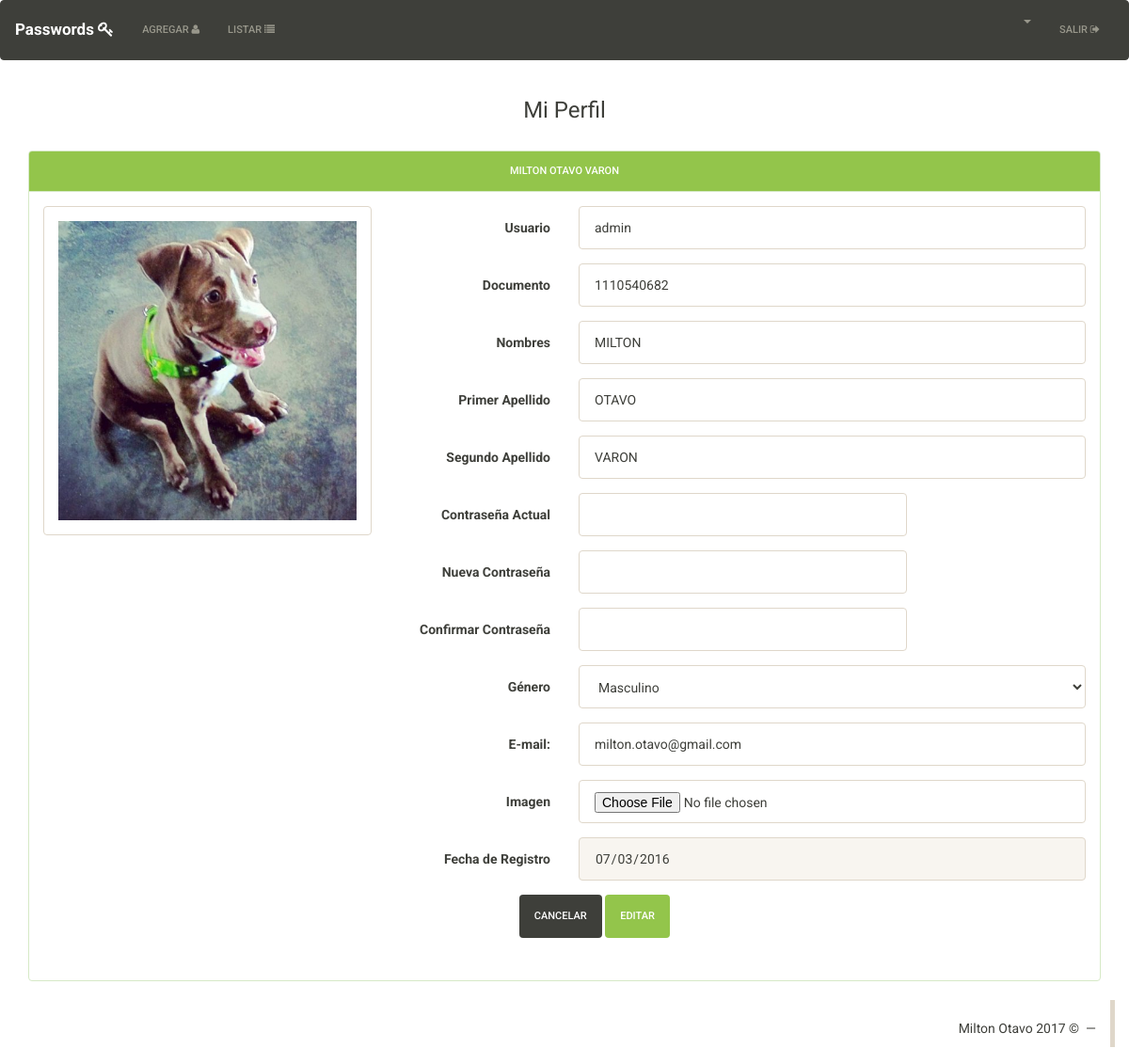
Page /miperfil (signed in) on the earlier database version.
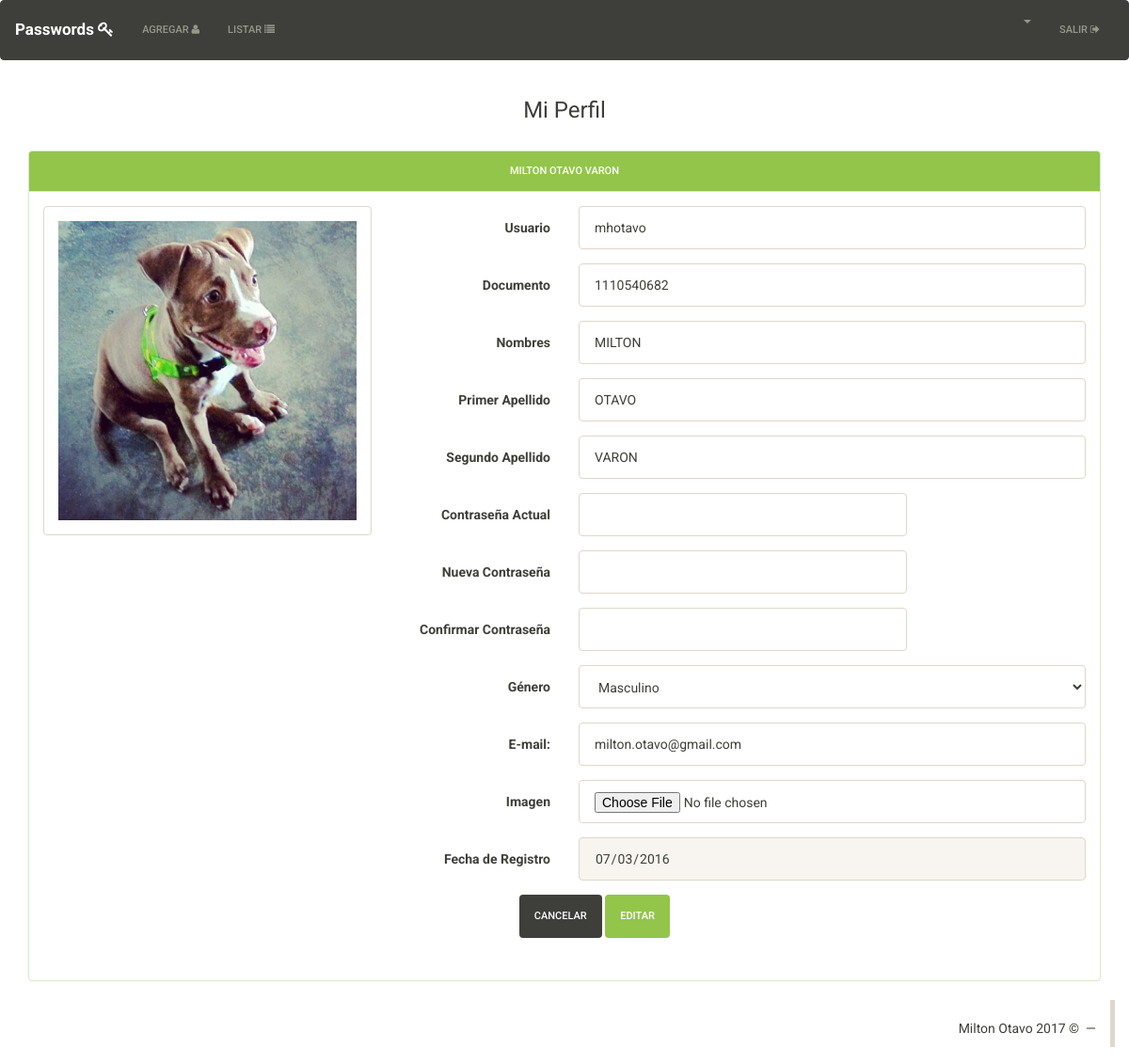
Same page on the later database version.
### tables this page shows
CREATE TABLE `usuarios` (
  `ID` bigint(255) NOT NULL,
  `DOC` int(20) NOT NULL,
  `USER` varchar(30) NOT NULL,
  `PASS` varchar(300) NOT NULL,
  `EMAIL` varchar(40) NOT NULL,
  `ROL` int(1) NOT NULL DEFAULT '0',
  `NOMBRES` varchar(50) NOT NULL,
  `P_APELLIDO` varchar(20) NOT NULL,
  `S_APELLIDO` varchar(20) NOT NULL,
  `GENERO` varchar(1) DEFAULT NULL,
  `FECHA_REGISTRO` date DEFAULT NULL,
  `IMAGEN` text,
  `KEYPASS` varchar(60) DEFAULT NULL,
  `NEWPASS` varchar(60) DEFAULT NULL,
  `ULTIMA_CONEXION` int(32) NOT NULL DEFAULT '0'
);

### Core/Config/Request.php (called while the page is built)
<?php namespace Core\Config;
class Request{
	private $controlador;
	private $metodo;
	private $argumento;
	public function __construct(){
		if(isset($_GET['url'])){
			$ruta = filter_input(INPUT_GET, 'url', FILTER_SANITIZE_URL);
			$ruta = explode("/", $ruta);
			$ruta = array_filter($ruta);
			if($ruta[0] == "index.php"){
				$this->controlador = "Login";
			}else{
				$this->controlador = strtolower(array_shift($ruta));
			}
			$this->metodo = strtolower(array_shift($ruta));
			if(!$this->metodo){
				$this->metodo = "index";
			}
			$this->argumento = $ruta;
		}else{
			$this->controlador = "Login";
			$this->metodo = "index";
		}
	}
	public function getControlador(){
		return $this->controlador;
	}
	public function getMetodo(){
		return $this->metodo;
	}
	public function getArgumento(){
		return $this->argumento;
	}
}
?>

### index.php (called while the page is built, shortened)
<?php
if (isset($_SESSION['app_id'])) {
	require_once "Core/Models/Conexion.php";
}
Core\Config\Enrutador::run(new Core\Config\Request());
?>

### Core/Models/Conexion.php (called while the page is built, shortened)
<?php namespace Core\Models;
class Conexion{
	private $datos= array (
		"host"=>DB_HOST,
		"user"=>DB_USER,
		"pass"=>DB_PASS,
		"db"=>DB_NAME
		);
	private $db;
	public function __construct()
	{
		$this->db = new \mysqli(
			$this->datos['host'],
			$this->datos['user'],
			$this->datos['pass'],
			$this->datos['db']
			);
		$this->db-> set_charset("utf8");
	}
	public function consultaRetorno($sql){
		$datos = $this->db->query($sql);
		return $datos;
	}
}
?>

### Core/Controllers/MiperfilController.php (called while the page is built, shortened)
<?php namespace Core\Controllers;
class MiperfilController{
  private $Usuario;
  public function __construct(){
    $this->Usuario = new Usuario();
  }
  public function index(){
    if (!empty($_SESSION['app_id'])) {
      if ($_POST) {
        $this->Usuario->__set("id", $_POST['id']);
        $this->Usuario->__set("documento", $_POST['inputDocumento'] );
        $this->Usuario->__set("user", $_POST['inputUser'] );
        $this->Usuario->__set("password", $_POST['nueva'] );
        $this->Usuario->__set("email", $_POST['inputEmail'] );
        $this->Usuario->__set("genero", $_POST['selectGenero']);
        $this->Usuario->__set("nombres", $_POST['inputNombres']);
        $this->Usuario->__set("primerApellido", $_POST['inputPrimerApellido']);
        $this->Usuario->__set("segundoApellido", $_POST['inputSegundoApellido']);
        $permitidos=array("image/jpeg", "image/png", "image/jpg");
        $limite = 700;
        if (in_array($_FILES['inputImagen']['type'], $permitidos) and $limite>0 and $_FILES['inputImagen']['size']<= $limite*1024 ) {
          if (is_readable("HTML/Miperfil/avatars/". $_POST['nombreImagen'])) {
           unlink("HTML/Miperfil/avatars/". $_POST['nombreImagen']);
         }
         $nombre = date("is") . $_FILES['inputImagen']['name'];
         $ruta= "HTML/Miperfil/avatars/" . $nombre;
         move_uploaded_file($_FILES['inputImagen']['tmp_name'], $ruta);
         $this->Usuario->__set("imagen", $nombre);
       } else{
        $this->Usuario->__set("imagen", $_POST['nombreImagen']);
      }
      $this->Usuario->edit();
      header("Location:" . URL . "miperfil");
    }else{
      $this->Usuario->__set("id", $_SESSION['app_id']);
      $datos=$this->Usuario->view();
      return $datos;
    }
  }  else {
    header("Location:" . URL . "Integrantes");
  }
}
}
?>

### Core/Models/Usuario.php (called while the page is built, shortened)
<?php namespace Core\Models;
class Usuario extends GoLogin {
	private $id;
	private $db;
	public function __construct(){
		$this->db = new Conexion();
	}
	public function view(){
		$sql="SELECT * FROM usuarios WHERE ID='{$this->id}'";
		$datos = $this->db->consultaRetorno($sql);
		$row = mysqli_fetch_assoc($datos);
		return $row;
	}
}
?>

### HTML/Miperfil/index.php (the view, shortened to what this page needs)
<html>
  <head>
    <?php include(HTML_DIR.'/overall/header.php') ?>
  </head>
  <body>
    <?php include(HTML_DIR.'/overall/nav.php') ?>
    <div  class="container">
      <h3  align="center">Mi Perfil</h3>
      <br>
      <div class="panel panel-success">
       <div class="panel-heading">
         <h3 class="panel-title" align="center"><?php echo $datos['NOMBRES'] ." ". $datos['P_APELLIDO']." ". $datos['S_APELLIDO'] ; ?></h3>
       </div>
       <div class="panel-body">
        <div class="row">
         <div class="col-md-4">
          <div class="panel panel-default">
           <div class="panel-body">
            <img class="img-responsive" src="<?php echo URL;?>HTML/Miperfil/avatars/<?php echo  !empty($datos['IMAGEN']) ? $datos['IMAGEN'] : 'no-image.png'    ; ?>" required>
          </div>
        </div>
      </div>
      <div class="col-md-8">
        <form class="form-horizontal" enctype="multipart/form-data" method="POST">
         <fieldset>
           <div class="form-group">
             <label for="inputUser" class="col-md-3 control-label">Usuario</label>
             <div class="col-md-9">
              <input type="text" class="form-control" name="inputUser" value="<?php echo $datos['USER']; ?>" required >
            </div>
          </div>
          <div class="form-group">
            <label for="inputDocumento" class="col-md-3 control-label">Documento</label>
            <div class="col-md-9">
              <input type="text" class="form-control" name="inputDocumento" value="<?php echo $datos['DOC']; ?>" required>
            </div>
          </div>
          <div class="form-group">
           <label for="inputNombres" class="col-md-3 control-label">Nombres</label>
           <div class="col-md-9">
            <input type="text" class="form-control" name="inputNombres" value="<?php echo $datos['NOMBRES']; ?>" required>
          </div>
        </div>
        <div class="form-group">
         <label for="inputPrimerApellido" class="col-md-3 control-label">Primer Apellido</label>
         <div class="col-md-9">
          <input type="text" class="form-control" name="inputPrimerApellido" value="<?php echo $datos['P_APELLIDO']; ?>" required>
        </div>
      </div>
      <div class="form-group">
       <label for="inputSegundoApellido" class="col-md-3 control-label">Segundo Apellido</label>
       <div class="col-md-9">
        <input type="text" class="form-control" name="inputSegundoApellido" value="<?php echo $datos['S_APELLIDO']; ?>" >
      </div>
    </div>
    <div class="form-group">
      <label for="inputSegundoApellido" class="col-md-3 control-label">Contraseña Actual</label>
      <div class="col-md-6">
        <input type="password" class="form-control" id="actual" name="actual" onblur="validarPasswordActual();">
      </div>
      <div class="col-md-3" id="msjActual"> </div>
    </div>
    <div class="form-group">
      <label for="inputSegundoApellido" class="col-md-3 control-label">Nueva Contraseña</label>
      <div class="col-md-6">
        <input type="password" class="form-control" id="nueva"  name="nueva"  >
      </div>
    </div>
    <div class="form-group">
      <label for="inputSegundoApellido" class="col-md-3 control-label" >Confirmar Contraseña</label>
      <div class="col-md-6">
        <input type="password" class="form-control" id="confirmar" onblur="validarPasswords();">
      </div>
      <div class="col-md-3" id="msjConfirmar"> </div>
    </div>
    <div class="form-group">
      <label for="selectGenero" class="col-md-3 control-label">Género</label>
      <div class="col-md-9">
        <select class="form-control" name="selectGenero">
         <option value="M"  <?php echo ($datos['GENERO']=='M') ? "selected" : NULL ?>>Masculino</option>
       </select>
     </div>
   </div>
   <div class="form-group">
     <label for="inputEmail" class="col-md-3 control-label">E-mail:</label>
     <div class="col-md-9">
      <input type="email" class="form-control" name="inputEmail" value="<?php echo $datos['EMAIL']; ?>" required>
    </div>
  </div>
  <div class="form-group">
   <label for="inputImagen" class="col-md-3 control-label">Imagen</label>
   <div class="col-md-9">
    <input type="file" class="form-control" name="inputImagen" >
  </div>
</div>
<div class="form-group">
  <label for="fechaIngreso" class="col-md-3 control-label">Fecha de Registro</label>
  <div class="col-md-9">
    <input type="date" class="form-control" disabled name="fechaIngreso" value="<?php echo $datos['FECHA_REGISTRO']; ?>" >
  </div>
</div>
<div class="form-group">
 <div class="col-md-9 col-md-offset-2">
  <button type="reset" class="btn btn-default">Cancelar</button>
  <button type="submit" class="btn btn-success">Editar</button>
</div>
</div>
</fieldset>
</form>
</div>
<div class="col-md-2"></div>
</div>
</div>
</div>
</div>
<?php include(HTML_DIR.'/overall/footer.php') ?>
 </body>
 </html>

### Core/Config/Enrutador.php (shortened to what this page needs)
<?php namespace Core\Config;
class Enrutador
{
	public static function run(Request $request){
		$controlador = ucwords($request->getControlador()) . "Controller";
		$ruta = ROOT . "Core". DS . "Controllers" . DS . $controlador .".php";
		$metodo = $request->getMetodo();
		$argumento = $request->getArgumento();
		if(is_readable($ruta)){
			$controlador = new $mostrar;
			if(!isset($argumento) and method_exists($controlador,$metodo) ){
				$datos = call_user_func(array($controlador, $metodo));
			}elseif(method_exists($controlador,$metodo)){
				$datos = call_user_func_array(array($controlador, $metodo), $argumento);
			}
		}
		$ruta = ROOT . "HTML" . DS . ucwords($request->getControlador()) . DS . $request->getMetodo() . ".php";
		if(is_readable($ruta)){
			if (!empty($_SESSION['app_id'])) {
				require_once $ruta;
			} else {
				header("Location:" . URL);
			}
		}else{
			if ($request->getMetodo()!='listarasistencia') {
			}
		}
	}
}
?>

### HTML/overall/header.php (shortened to what this page needs)
<link rel="stylesheet" type="text/css" href="<?php echo URL; ?>Views/bootstrap/css/bootstrap.min.css">
<link rel="stylesheet" href="<?php echo URL; ?>Views/fontawesome/css/font-awesome.min.css">
<link rel="stylesheet" type="text/css" href="<?php echo URL; ?>Views/css/general.css">
<link rel="stylesheet" href="<?php echo URL; ?>Views/Trumbowyg/dist/ui/trumbowyg.min.css">

### HTML/overall/nav.php (shortened to what this page needs)
<nav class="navbar navbar-default">
  <div class="container-fluid">
    <div class="navbar-header">
      <a class="navbar-brand" style="font-size: 17px" href="<?php echo URL; ?>Pass"><b>Passwords</b> <i class="fa fa-key" aria-hidden="true"></i>
       <b></b></a>
     </div>
     <div class="collapse navbar-collapse" id="bs-example-navbar-collapse-2">
      <ul class="nav navbar-nav">
       <li><a href="<?php echo URL; ?>Pass/Agregar"> Agregar  <i class="fa fa-user" aria-hidden="true"></i></a></li>
     </ul>
     <ul class="nav navbar-nav">
       <li><a href="<?php echo URL; ?>Pass"> Listar <i class="fa fa-list" aria-hidden="true"></i></i></a></li>
     </ul>
     <ul class="nav navbar-nav navbar-right">
      <li class="dropdown">
        <a href="#" class="dropdown-toggle" data-toggle="dropdown" role="button" aria-expanded="false"> <b><?php echo ucwords(strtolower($_SESSION['nombre'])); ?> </b>  <span class="caret"></span></a>
      </li>
      <li><a href="<?php echo URL; ?>Logout">  Salir  <i class="fa fa-sign-out" aria-hidden="true"></i></a></li>
    </ul>
  </div>
</div>
</nav>

### HTML/overall/footer.php (shortened to what this page needs)
<div class="col-xs-12">
	<blockquote  class="blockquote-reverse">
		<footer>Milton Otavo  2017  &copy; </footer>
	</blockquote>
</div>

### Views/css/general.css (style rules this page uses)
label { font-weight: bold; }

### HTML/overall/header.php (style rules this page uses)
a { color : #13AADC; }

Differences in the rows shown:
changed usuarios "MILTON": inputUser "admin" → "mhotavo"
